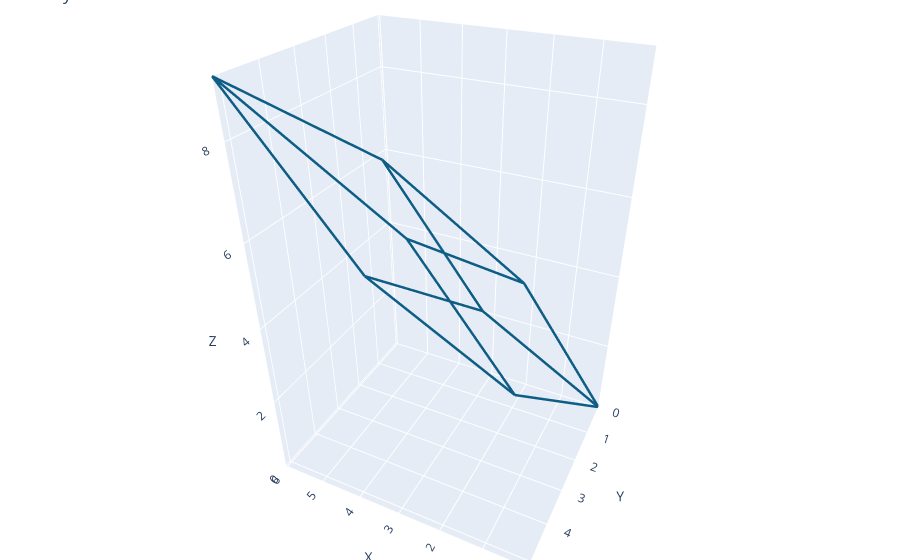

The cell this chart's notebook holds for it:
### Code cell
visualize_lattice(U @ P)

### Figure 1 — Plotly figure (JSON) as saved in the notebook; plotly's stock layout.template omitted (floating-point values rounded to 4 significant figures)
{"data": [{"line": {"color": "#0d5d85", "width": 5}, "mode": "lines", "showlegend": false, "type": "scatter3d", "x": [0, 1.295], "y": [0, 2.933], "z": [0, 2.314]}, {"line": {"color": "#0d5d85", "width": 5}, "mode": "lines", "showlegend": false, "type": "scatter3d", "x": [1.295, 3.17], "y": [2.933, 4.057], "z": [2.314, 6.266]}, {"line": {"color": "#0d5d85", "width": 5}, "mode": "lines", "showlegend": false, "type": "scatter3d", "x": [3.17, 1.876], "y": [4.057, 1.124], "z": [6.266, 3.953]}, {"line": {"color": "#0d5d85", "width": 5}, "mode": "lines", "showlegend": false, "type": "scatter3d", "x": [1.876, 0], "y": [1.124, 0], "z": [3.953, 0]}, {"line": {"color": "#0d5d85", "width": 5}, "mode": "lines", "showlegend": false, "type": "scatter3d", "x": [2.877, 4.172], "y": [1.091, 4.025], "z": [2.85, 5.164]}, {"line": {"color": "#0d5d85", "width": 5}, "mode": "lines", "showlegend": false, "type": "scatter3d", "x": [4.172, 6.048], "y": [4.025, 5.148], "z": [5.164, 9.117]}, {"line": {"color": "#0d5d85", "width": 5}, "mode": "lines", "showlegend": false, "type": "scatter3d", "x": [6.048, 4.753], "y": [5.148, 2.215], "z": [9.117, 6.803]}, {"line": {"color": "#0d5d85", "width": 5}, "mode": "lines", "showlegend": false, "type": "scatter3d", "x": [4.753, 2.877], "y": [2.215, 1.091], "z": [6.803, 2.85]}, {"line": {"color": "#0d5d85", "width": 5}, "mode": "lines", "showlegend": false, "type": "scatter3d", "x": [0, 2.877], "y": [0, 1.091], "z": [0, 2.85]}, {"line": {"color": "#0d5d85", "width": 5}, "mode": "lines", "showlegend": false, "type": "scatter3d", "x": [1.295, 4.172], "y": [2.933, 4.025], "z": [2.314, 5.164]}, {"line": {"color": "#0d5d85", "width": 5}, "mode": "lines", "showlegend": false, "type": "scatter3d", "x": [3.17, 6.048], "y": [4.057, 5.148], "z": [6.266, 9.117]}, {"line": {"color": "#0d5d85", "width": 5}, "mode": "lines", "showlegend": false, "type": "scatter3d", "x": [1.876, 4.753], "y": [1.124, 2.215], "z": [3.953, 6.803]}], "layout": {"autosize": true, "margin": {"b": 0, "l": 0, "r": 0, "t": 0}, "scene": {"aspectmode": "auto", "aspectratio": {"x": 0.9202, "y": 0.7834, "z": 1.387}, "camera": {"center": {"x": 0, "y": 0, "z": 0}, "eye": {"x": -0.8011, "y": 1.632, "z": 1.176}, "projection": {"type": "perspective"}, "up": {"x": 0, "y": 0, "z": 1}}, "xaxis": {"range": [0, 6.048], "title": {"text": "X"}, "type": "linear"}, "yaxis": {"range": [0, 5.148], "title": {"text": "Y"}, "type": "linear"}, "zaxis": {"range": [0, 9.117], "title": {"text": "Z"}, "type": "linear"}}, "title": {"text": "Crystal Structure"}}}
